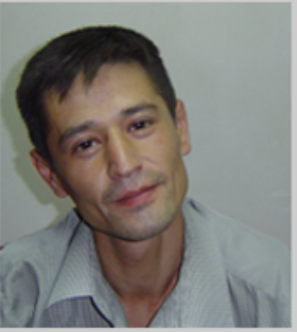
#> input picture img.png, 297 x 332 px
$ python pre1.py
#> lines starting #> are read from the running program, lines starting #| are printed output that depends on the picture

import cv2
import numpy as np
import math
# Rasmni yuklaymiz
img = cv2.imread("img.png")
#> img is the input picture: shape (332, 297, 3); mean B, G, R 120.8, 125.7, 127.1
#Yuzi aniqlash uchun Haarcascade
face_cascade = cv2.CascadeClassifier(cv2.data.haarcascades + "haarcascade_frontalface_default.xml")
# uzgarishlar git asoslari fani uchun
eyes_cascade = cv2.CascadeClassifier(cv2.data.haarcascades + "haarcascade_eye.xml")
gray = cv2.cvtColor(img, cv2.COLOR_BGR2GRAY)
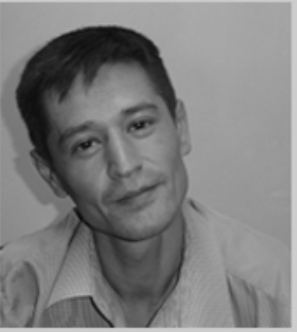
#> gray: shape (332, 297); min 8, max 206, mean 125.5
faces = face_cascade.detectMultiScale(gray, 1.1, 4)
#> faces = [[37, 69, 160, 160]]
for (x, y, w, h) in faces:
    roi_gray = gray[y:y+h, x:x+w]
    # uzgarishlar git asoslari fani uchun
    roi_color = img[y:y+h, x:x+w]
    eyes = eyes_cascade.detectMultiScale(roi_gray)
    if len(eyes) >= 2:
        eye1 = eyes[0]
        eye2 = eyes[1]

    # Ko'z markazlari
    x1 = x + eye1[0] + eye1[2]//2
    y1 = y + eye1[1] + eye1[3]//2

    x2 = x + eye2[0] + eye2[2]//2
    y2 = y + eye2[1] + eye2[3]//2
    # Burchakni hisoblash
    # uzgarishlar git asoslari fani uchun
    # uzgarishlar git asoslari fani uchun
    # uzgarishlar git asoslari fani uchun
    dx = x2-x1
    dy=y2-y1
    angle = math.degrees(math.atan2(dy, dx))
    # Rasmni burish
    (h_img, w_img) = img.shape[:2]
    M = cv2.getRotationMatrix2D((w_img//2, h_img//2), angle, 1.0)
    rotated = cv2.warpAffine(img, M, (w_img, h_img))
    cv2.imwrite("togrilangan.jpg", rotated)
    cv2.imshow("Tekislangan rasm", rotated)
    cv2.waitKey(0)
#> this loop made 1 pass
#> (x, y, w, h, eye1, eye2, x1, y1) on pass 1: (37, 69, 160, 160, [82, 38, 38, 38], [29, 57, 39, 39], 138, 126)
#> pass 1, `roi_gray = gray[y:y+h, x:x+w]`:
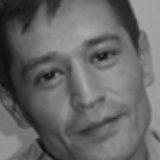
#> roi_gray: shape (160, 160); min 8, max 168, mean 103.2
#> pass 1, `roi_color = img[y:y+h, x:x+w]`:
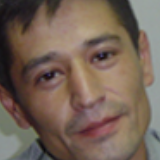
#> roi_color: shape (160, 160, 3); mean B, G, R 86.6, 99.1, 117.5
#> pass 1, `rotated = cv2.warpAffine(img, M, (w_img, h_img))`:
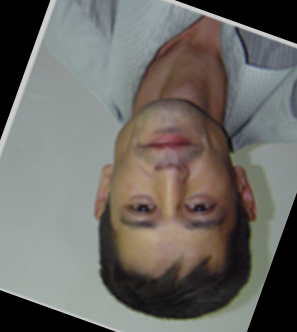
#> rotated: shape (332, 297, 3); mean B, G, R 101.8, 106.6, 109.1
cv2.imshow("Asl rasm", img)
cv2.waitKey(0)
